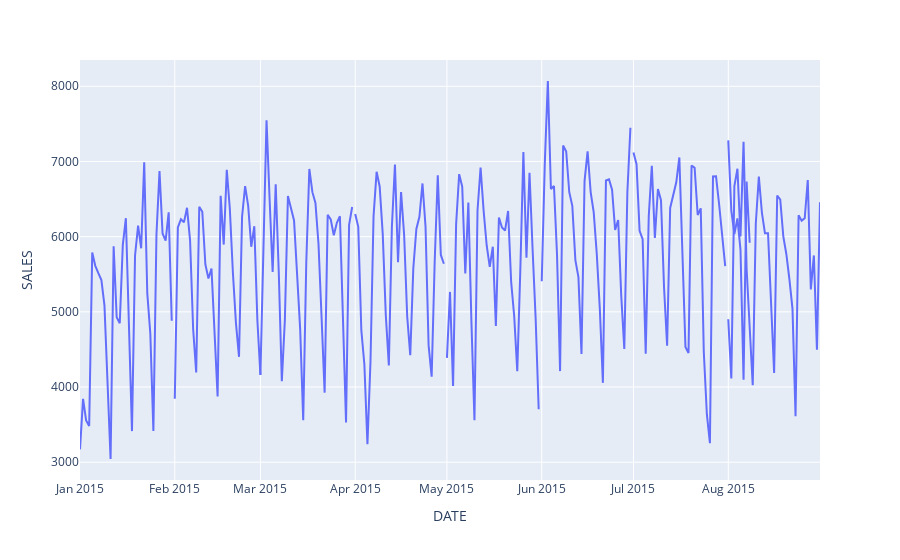

Notebook source saved alongside this figure:
### Code cell
px.line(dt,x = "DATE",y = "SALES")

### Figure 1 — Plotly figure (JSON) as saved in the notebook; plotly's stock layout.template omitted (floating-point values rounded to 4 significant figures; data arrays with more than 128 entries replaced by an {"elided": "..."} marker saying what was removed)
{"data": [{"hovertemplate": "DATE=%{x}<br>SALES=%{y}<extra></extra>", "legendgroup": "", "line": {"color": "#636efa", "dash": "solid"}, "marker": {"symbol": "circle"}, "mode": "lines", "name": "", "orientation": "v", "showlegend": false, "type": "scatter", "x": {"elided": "288 str values"}, "xaxis": "x", "y": {"elided": "288 float values"}, "yaxis": "y"}], "layout": {"legend": {"tracegroupgap": 0}, "margin": {"t": 60}, "xaxis": {"anchor": "y", "domain": [0, 1], "title": {"text": "DATE"}}, "yaxis": {"anchor": "x", "domain": [0, 1], "title": {"text": "SALES"}}}}
